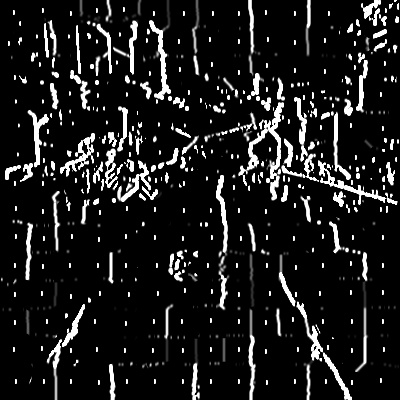
#> input picture pittXsave.jpeg, 400 x 400 px, given in place of sample_7.png, which was not available
$ python hsv_util.py ../pittXsave.jpeg
#> lines starting #> are read from the running program, lines starting #| are printed output that depends on the picture; after the words box and inside, x2 and y2 are one past the last pixel; in counts of white or black regions, pixels touching at a corner belong together
#> in main, image is the input picture: shape (400, 400, 3); min 0, max 255, mean 28.1
#> in main, `lab_image = cv2.cvtColor(image, cv2.COLOR_BGR2HSV)`: lab_image: shape (400, 400, 3); mean H, S, V 0, 0, 28.1

import cv2
import numpy as np
import sys
import os


def hsv_thresholding(image,L_lower, L_upper, a_lower, a_upper, b_lower, b_upper):
#> called with L_lower = 0, L_upper = 0, a_lower = 0, a_upper = 0, b_lower = 0, b_upper = 0
    lowerRange= np.array([L_lower, a_lower, b_lower] , dtype="uint8")
    upperRange= np.array([L_upper, a_upper, b_upper], dtype="uint8")
    mask = image[:].copy()
    print(lowerRange)
    print(upperRange)
    # imageLab = cv2.cvtColor(image, cv2.COLOR_BGR2Lab)
    imageRange = cv2.inRange(image,lowerRange, upperRange)
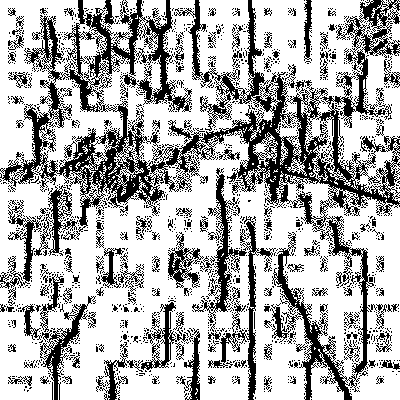
#> imageRange: shape (400, 400); 68.9% white; 1642 black regions (1485 under 20 px), largest, box (x1, y1, x2, y2) and area: (0, 0, 400, 400) 29840, (192, 168, 276, 400) 3171, (40, 296, 96, 400) 1155

    mask[:,:,0] = imageRange
#> mask: shape (400, 400, 3); mean H, S, V 175.8, 0, 28.1
    mask[:,:,1] = imageRange
#> mask: shape (400, 400, 3); mean H, S, V 175.8, 175.8, 28.1
    mask[:,:,2] = imageRange
#> mask: shape (400, 400, 3); mean H, S, V 175.8, 175.8, 175.8

    kernel = cv2.getStructuringElement(cv2.MORPH_ELLIPSE, (5, 5))
    closing = cv2.morphologyEx(mask, cv2.MORPH_CLOSE, kernel)
#> closing: shape (400, 400, 3); mean H, S, V 232, 232, 232
    faceLab = cv2.bitwise_and(image,mask)
#> faceLab: shape (400, 400, 3); every value is 0

    return faceLab


def nothing(x):
    pass

def main(argv):


    image = cv2.imread('segmentation-images-test/sample_7.png')

    lab_image = cv2.cvtColor(image, cv2.COLOR_BGR2HSV)
    cv2.namedWindow("Output")

    cv2.createTrackbar("L_lower", "Output", 0,255,nothing )
    cv2.createTrackbar("L_upper", "Output", 0,255,nothing )

    cv2.createTrackbar("a_lower", "Output", 0,255,nothing )
    cv2.createTrackbar("a_upper", "Output", 0,255,nothing )

    cv2.createTrackbar("b_lower", "Output", 0,255,nothing )
    cv2.createTrackbar("b_upper", "Output", 0,255,nothing )


    while(True):
        # Get the user params

        L_lower = cv2.getTrackbarPos("L_lower", "Output")
        L_upper = cv2.getTrackbarPos("L_upper", "Output")

        a_lower = cv2.getTrackbarPos("a_lower", "Output")
        a_upper = cv2.getTrackbarPos("a_upper", "Output")

        b_lower = cv2.getTrackbarPos("b_lower", "Output")
        b_upper = cv2.getTrackbarPos("b_upper", "Output")


        hsv_img = hsv_thresholding(lab_image, L_lower, L_upper, a_lower, a_upper, b_lower, b_upper)
        # Display the image
        cv2.imshow("Output", hsv_img)
        if cv2.waitKey(1) & 0xFF == ord('q'):
#> (key q is pressed here)
            break

    cv2.destroyAllWindows()
    # Print the user params


if __name__ == '__main__':
    main(sys.argv[1:])


# image = cv2.GaussianBlur(image,(5,5),0)

# edges = cv2.Canny(gray, 50, 200)
# cv2.imwrite('pitt_lab.jpeg', image)

$ run again, on pittYsave.jpeg
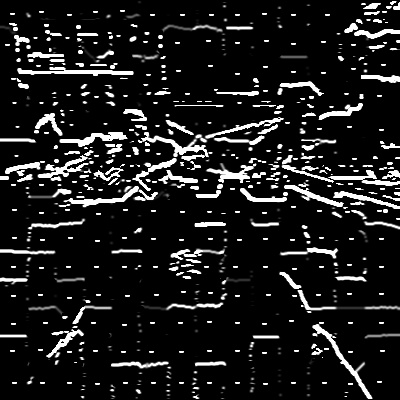
#> input picture pittYsave.jpeg, 400 x 400 px, given in place of sample_7.png, which was not available
#> in main, image is the input picture: shape (400, 400, 3); min 0, max 255, mean 28.2
#> lab_image: shape (400, 400, 3); mean H, S, V 0, 0, 28.2
#> in hsv_thresholding, `imageRange = cv2.inRange(image,lowerRange, upperRange)`:
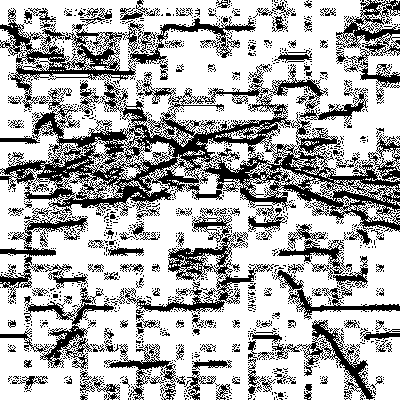
#> imageRange: shape (400, 400); 69% white; 1551 black regions (1397 under 20 px), largest, box (x1, y1, x2, y2) and area: (0, 64, 400, 245) 19921, (0, 8, 256, 110) 4838, (125, 208, 274, 314) 3018
#> closing: shape (400, 400, 3); mean H, S, V 228.1, 228.1, 228.1
#> faceLab: shape (400, 400, 3); every value is 0
